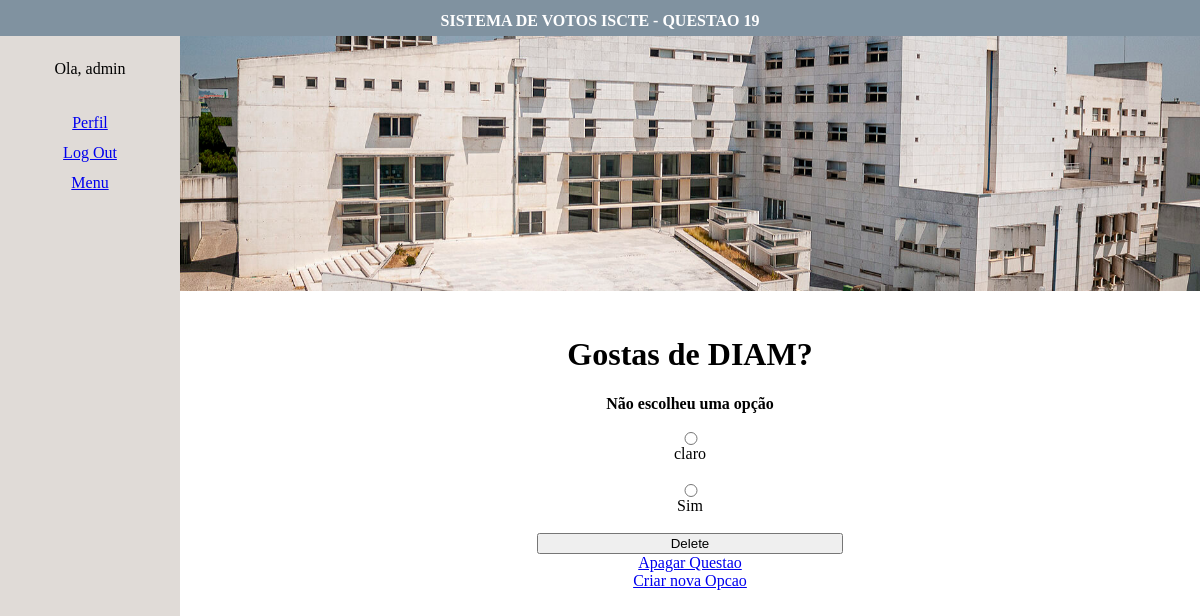
Screenshot of /votacao/19/voto (signed in) with the database file from the repository.
### votacao/models.py (models this page shows, shortened)
class Questao(models.Model):
     questao_texto = models.CharField(max_length=200)
     pub_data = models.DateTimeField('data de publicacao')

class Opcao(models.Model):
     questao = models.ForeignKey(Questao,on_delete=models.CASCADE)
     opcao_texto = models.CharField(max_length=200)
     votos = models.IntegerField(default=0)

### votacao/views.py (the view, shortened to what this page needs)
# urls.py: path('<int:questao_id>/voto', views.voto, name='voto'),
@login_required(login_url=reverse_lazy('votacao:signup'))
def voto(request, questao_id):
     questao = get_object_or_404(Questao, pk=questao_id)
     try:
         opcao_seleccionada = questao.opcao_set.get(pk=request.POST['opcao'])
     except (KeyError, Opcao.DoesNotExist):
            return render(request, 'votacao/detalhe.html', {'questao': questao, 'error_message': "Não escolheu uma opção",})
     return HttpResponseRedirect(reverse('votacao:resultados', args=(questao.id,)))

### votacao/templates/votacao/detalhe.html (shortened to what this page needs)
{% extends "./index.html" %}
{% block titulo %}
    SISTEMA DE VOTOS ISCTE - QUESTAO {{questao.id}}
{% endblock %}
{% block conteudo %}
<h1>{{ questao.questao_texto }}</h1>
{% if error_message %}
    <p><strong>{{ error_message }}</strong></p>
{% endif %}
<form action="{% url 'votacao:voto' questao.id %}"
    method="post">
    {% for opcao in questao.opcao_set.all %}
        <input type="radio" name="opcao" id="opcao{{ forloop.counter }}" value="{{ opcao.id }}" />
        <label for="opcao{{ forloop.counter }}">{{ opcao.opcao_texto }}</label>
    {% endfor %}
    {% if perms.votacao.delete_opcao %}
        <input type="submit" name="action" value="Delete" />
    {% endif %}
</form>
{% endblock %}
{% block opcoes %}
{% if perms.votacao.delete_questao %}
<a href="{% url 'votacao:apagarquestao' questao.id %}">Apagar Questao</a>
{% endif %}
<br>
{% if perms.votacao.add_opcao %}
<a href="{% url 'votacao:criaropcao' questao.id %}">Criar nova Opcao</a>
{% endif %}
{% endblock %}

### votacao/templates/votacao/index.html (shortened to what this page needs)
<head>
    {% load static %}
    <link rel="stylesheet" type="text/css" href="{% static 'votacao/css/style.css' %}">
</head>
<body>
    <header>
            <strong>{% block titulo %} SISTEMA DE VOTOS ISCTE {% endblock %}</strong>
    </header>
    <aside>
        {% if request.user.is_authenticated %}
            Ola, {{request.user.username}} {% if not request.user.is_superuser %} (votos: {{request.user.aluno.total_votos}}) {% endif %}<br>
        {% else %}
            <i>Conta Anonima</i>
        {% endif %}
        <nav>
            {% if request.user.is_authenticated %}
            <a href="{% url 'votacao:profile' %}">Perfil </a>
            <a href="{% url 'votacao:logoutview' %}">Log Out</a>
            {% else %}
            <a href="{% url 'votacao:signup' %}">Log In / Registar</a>
            {% endif %}
            <a href="{% url 'votacao:index' %}">Menu</a>
        </nav>
    </aside>
    <main>
        <img src="{% static 'votacao/img/banner.jpg' %}" id="banner">
        {% block conteudo %}{% endblock %}
        {% block opcoes %}{% endblock %}
    </main>
</body>

### votacao/static/votacao/css/style.css (style rules this page uses)
body { margin:0; text-align: center; }
header { padding-top: 1vw; min-height: 2vw; width:100%; background-color: #8092A0; color:white; text-align: center; }
#banner { width:100%; aspect-ratio: 4; object-fit: cover; margin-bottom: 2vw; }
form { display:flex; flex-direction: column; width:30%; margin:auto; }
main { width:85%; float:left; }
aside { text-align: center; background-color: #E0DBD7; width:15%; float:left; min-height:100vh; padding-top: 2vw; }

### rows the page displays
Questao: id "19", questao_texto "Gostas de DIAM?"
Opcao: opcao_texto "claro"
Opcao: opcao_texto "Sim"

### other values shown
{{ request.user.username }} "admin"
{{ error_message }} "Não escolheu uma opção"
